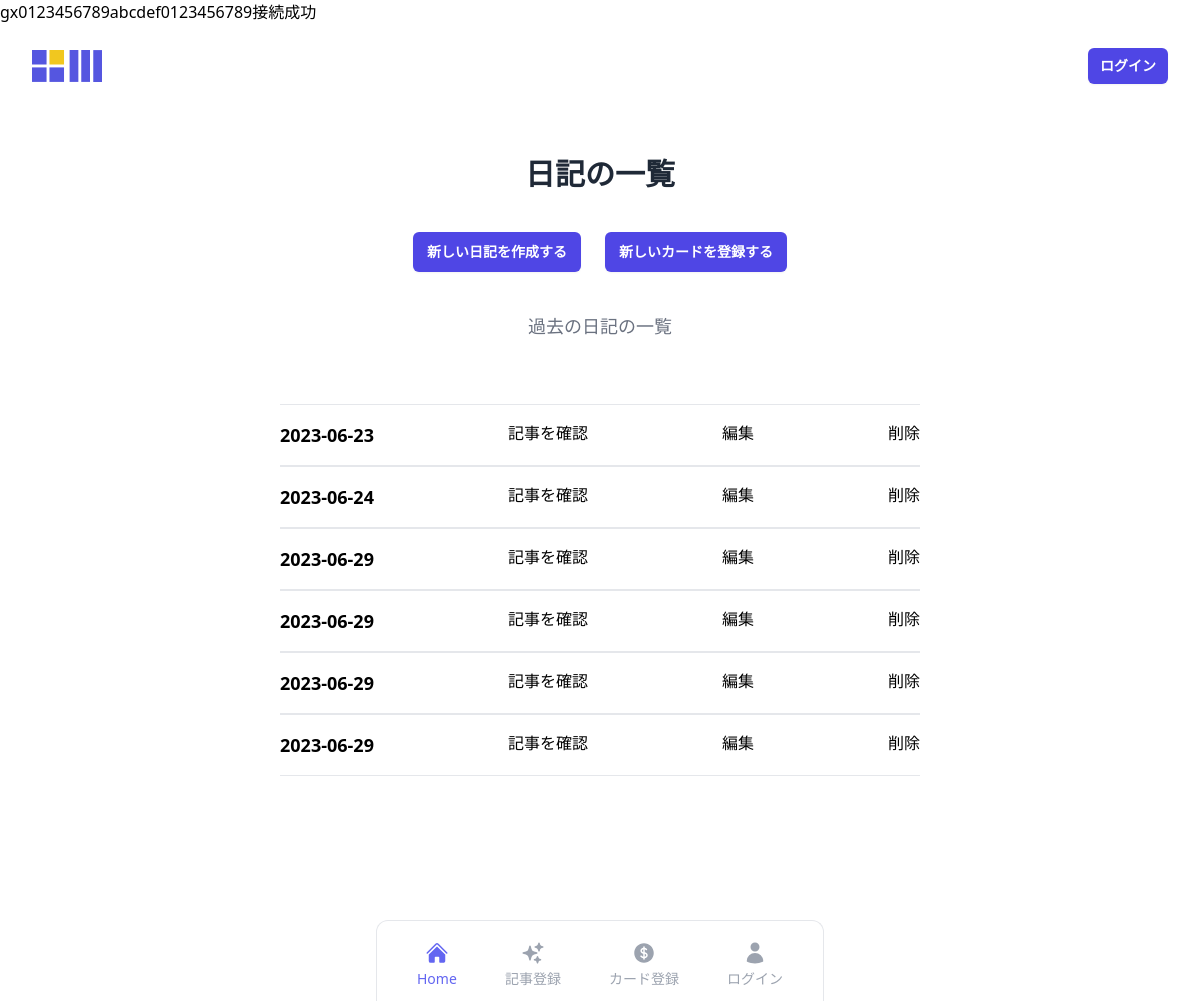
Screenshot of /admin-index.php (signed in) with the database file from the repository.
### tables this page shows
CREATE TABLE `dev13_diary` (
  `diary_id` int(12) NOT NULL,
  `registration_date` date NOT NULL,
  `created_date` datetime NOT NULL,
  `update_date` datetime NOT NULL,
  `today_events` text NOT NULL,
  `events_impression` text NOT NULL,
  `events_emotions` text NOT NULL,
  `events_points` int(12) NOT NULL,
  `events_points_reason` text NOT NULL,
  `select_card_filename` varchar(255) NOT NULL,
  `photo_keyword` text NOT NULL,
  `photo_keyword_reason` text NOT NULL,
  `photo_emotions` text NOT NULL,
  `photo_points` int(11) NOT NULL,
  `photo_points_reason` text NOT NULL
);

### admin-index.php (the view, shortened to what this page needs)
<?php
include('function.php');
$pdo = db_connect();
$sql = "SELECT * FROM dev13_diary";
$stmt = $pdo->prepare($sql);
try {
    $status = $stmt->execute();
} catch (PDOException $e) {
    echo json_encode(["sql error" => "{$e->getMessage()}"]);
    exit();
}
$view = "";
if ($status == false) {
    $error = $stmt->errorInfo();
    exit("（SQLエラー）ErrorQuery:" . $error[2]);
} else {
    while ($result = $stmt->fetch(PDO::FETCH_ASSOC)) {
        $view .= "
              <div class=\"mx-auto flex max-w-screen-sm flex-col border-t \">
                <div class=\"border-b\">
                        <div class=\"flex cursor-pointer justify-between gap-2 py-4 text-black hover:text-indigo-500 active:text-indigo-600 \">
                            <span class=\"font-semibold transition duration-100 md:text-lg \">{$result["registration_date"]}</span><a href=\"diary-entry.php?diary_id={$result["diary_id"]}\">記事を確認</a><a href=\"diary-edit.php?diary_id={$result["diary_id"]}\">編集</a><a href=\"diary-delete.php?diary_id={$result["diary_id"]}\">削除</a>
                        </div>
                </div>
            </div>
        ";
    }
}
?>
<!DOCTYPE html>
<html lang="ja">
<head>
    <script src="https://cdn.tailwindcss.com"></script>
</head>
<body>
    <?php include('include/header.php'); ?>
    <div class="bg-white py-6 sm:py-8 lg:py-12">
        <div class="mx-auto max-w-screen-2xl px-4 md:px-8">
            <div class="mb-10 md:mb-16">
                <h2 class="mb-4 text-center text-2xl font-bold text-gray-800 md:mb-6 lg:text-3xl">日記の一覧</h2>
                <div class="mt-10 flex items-center justify-center gap-x-6 mb-10 ">
                    <a href="diary-regist.php" class="rounded-md bg-indigo-600 px-3.5 py-2.5 text-sm font-semibold text-white shadow-sm hover:bg-indigo-500 focus-visible:outline focus-visible:outline-2 focus-visible:outline-offset-2 focus-visible:outline-indigo-600">新しい日記を作成する</a>
                    <a href="card-regist.php" class="rounded-md bg-indigo-600 px-3.5 py-2.5 text-sm font-semibold text-white shadow-sm hover:bg-indigo-500 focus-visible:outline focus-visible:outline-2 focus-visible:outline-offset-2 focus-visible:outline-indigo-600">新しいカードを登録する</a>
                </div>
                <p class="mx-auto max-w-screen-md text-center text-gray-500 md:text-lg">過去の日記の一覧</p>
            </div>
            <?= $view ?>
        </div>
    </div>
    <?php include('include/footer.php'); ?>
</body>
</html>

### rows the page displays
dev13_diary: registration_date "2023-06-23"
dev13_diary: registration_date "2023-06-24"
dev13_diary: registration_date "2023-06-29"
dev13_diary: registration_date "2023-06-29"
dev13_diary: registration_date "2023-06-29"
dev13_diary: registration_date "2023-06-29"
